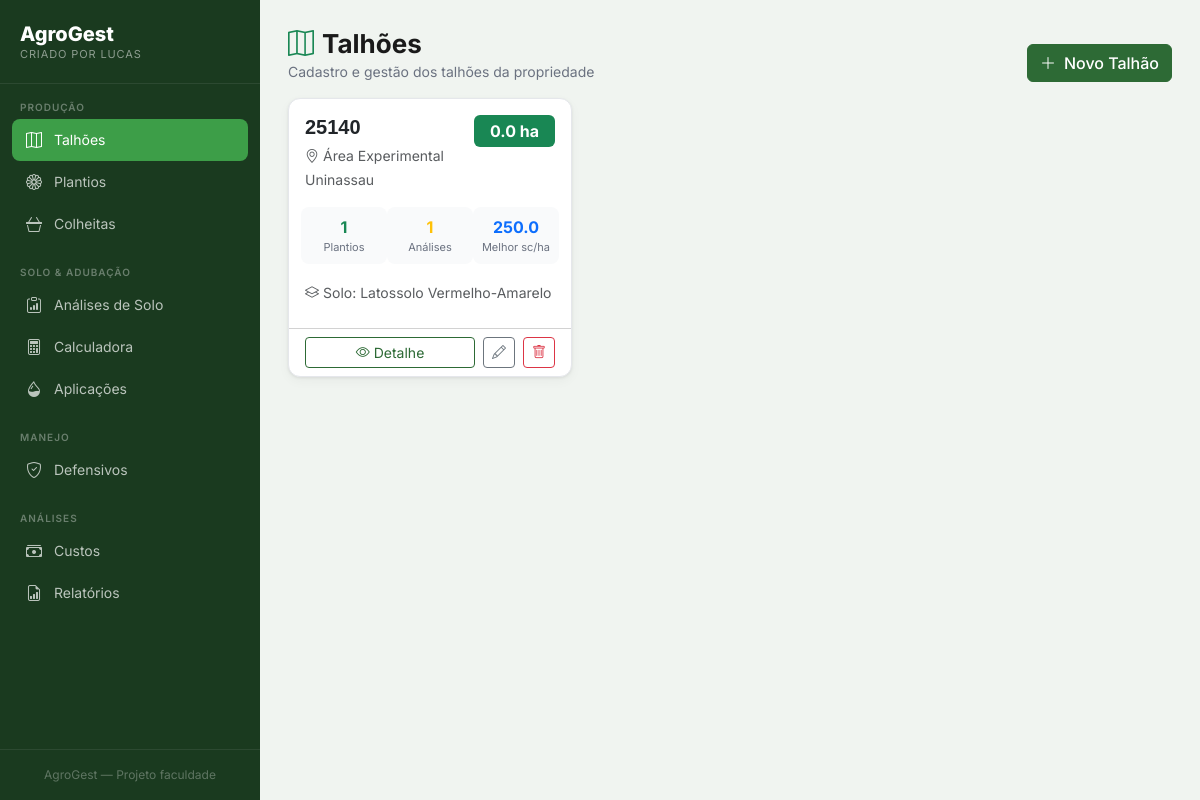
/talhoes/, run on the app's committed database.
### tables this page shows
CREATE TABLE talhoes (
    id INTEGER PRIMARY KEY AUTOINCREMENT,
    nome TEXT NOT NULL,
    area_ha REAL NOT NULL,
    localizacao TEXT,
    tipo_solo TEXT,
    observacoes TEXT,
    criado_em TIMESTAMP DEFAULT CURRENT_TIMESTAMP
);

### modules/talhoes.py (the view)
@talhoes_bp.route('/')
def index():
    db = get_db()
    talhoes = db.execute("""
        SELECT t.*,
               COUNT(DISTINCT p.id) as num_plantios,
               MAX(c.produtividade_scha) as melhor_produtividade,
               (SELECT COUNT(*) FROM analises_solo a WHERE a.talhao_id = t.id) as num_analises
        FROM talhoes t
        LEFT JOIN plantios p ON p.talhao_id = t.id
        LEFT JOIN colheitas c ON c.plantio_id = p.id
        GROUP BY t.id
        ORDER BY t.nome
    """).fetchall()
    return render_template('talhoes/index.html', talhoes=talhoes)

### database.py (called while the page is built)
def get_db(app=None):
    from flask import current_app
    if app:
        db = sqlite3.connect(app.config['DATABASE'], detect_types=sqlite3.PARSE_DECLTYPES)
        db.row_factory = sqlite3.Row
        return db
    if 'db' not in g:
        g.db = sqlite3.connect(
            current_app.config['DATABASE'],
            detect_types=sqlite3.PARSE_DECLTYPES
        )
        g.db.row_factory = sqlite3.Row
    return g.db

### templates/talhoes/index.html (shortened to what this page needs)
{% extends "base.html" %}
{% block content %}
<div class="page-header d-flex align-items-center justify-content-between">
    <div>
        <h1 class="page-title"><i class="bi bi-map me-2 text-success"></i>Talhões</h1>
        <p class="page-subtitle">Cadastro e gestão dos talhões da propriedade</p>
    </div>
    <a href="{{ url_for('talhoes.novo') }}" class="btn btn-primary">
        <i class="bi bi-plus-lg me-2"></i>Novo Talhão
    </a>
</div>
{% if talhoes %}
<div class="row g-3">
    {% for t in talhoes %}
    <div class="col-md-6 col-xl-4">
        <div class="card h-100">
            <div class="card-body">
                <div class="d-flex justify-content-between align-items-start mb-3">
                    <div>
                        <h5 class="fw-bold mb-1" style="font-family:'Syne',sans-serif">{{ t.nome }}</h5>
                        {% if t.localizacao %}
                        <small class="text-muted"><i class="bi bi-geo-alt me-1"></i>{{ t.localizacao }}</small>
                        {% endif %}
                    </div>
                    <span class="badge bg-success fs-6 px-3 py-2">{{ t.area_ha }} ha</span>
                </div>
                <div class="row g-2 mb-3">
                    <div class="col-4 text-center p-2" style="background:#f9fafb;border-radius:8px;">
                        <div class="fw-bold text-success">{{ t.num_plantios or 0 }}</div>
                        <div style="font-size:11px;color:#6b7280;">Plantios</div>
                    </div>
                    <div class="col-4 text-center p-2" style="background:#f9fafb;border-radius:8px;">
                        <div class="fw-bold text-warning">{{ t.num_analises or 0 }}</div>
                        <div style="font-size:11px;color:#6b7280;">Análises</div>
                    </div>
                    <div class="col-4 text-center p-2" style="background:#f9fafb;border-radius:8px;">
                        <div class="fw-bold text-primary">{{ "%.1f"|format(t.melhor_produtividade or 0) }}</div>
                        <div style="font-size:11px;color:#6b7280;">Melhor sc/ha</div>
                    </div>
                </div>
                {% if t.tipo_solo %}
                <div class="mb-2">
                    <small class="text-muted"><i class="bi bi-layers me-1"></i>Solo: {{ t.tipo_solo }}</small>
                </div>
                {% endif %}
            </div>
            <div class="card-footer bg-transparent d-flex gap-2">
                <a href="{{ url_for('talhoes.detalhe', id=t.id) }}" class="btn btn-sm btn-outline-primary flex-fill">
                    <i class="bi bi-eye me-1"></i>Detalhe
                </a>
                <a href="{{ url_for('talhoes.editar', id=t.id) }}" class="btn btn-sm btn-outline-secondary">
                    <i class="bi bi-pencil"></i>
                </a>
                <form method="POST" action="{{ url_for('talhoes.excluir', id=t.id) }}"
                      onsubmit="return confirm('Excluir talhão {{ t.nome }}?')">
                    <button class="btn btn-sm btn-outline-danger"><i class="bi bi-trash"></i></button>
                </form>
            </div>
        </div>
    </div>
    {% endfor %}
</div>
{% endif %}
{% endblock %}

### templates/base.html (style rules this page uses)
:root { --green-deep: #1a3a1f; --green-mid: #2d6a35; --green-bright: #3d9e48; --green-light: #6abf71; --gold: #e8b94a; --gold-light: #f5d87a; --cream: #faf7f0; --soil: #6b4423; --soil-light: #a0714f; --text-dark: #1a1a1a; --text-muted: #6b7280; --border: #e5e7eb; --shadow: 0 1px 3px rgba(0,0,0,.08), 0 4px 12px rgba(0,0,0,.04); --shadow-lg: 0 8px 24px rgba(0,0,0,.10); --radius: 12px; --bottom-nav-h: 64px; }
* { box-sizing: border-box; }
body { font-family: 'Inter', sans-serif; background: #f0f4f0; color: var(--text-dark); min-height: 100vh; }
.page-title { font-weight: 700; font-size: 26px; color: var(--text-dark); margin: 0; }
.page-subtitle { color: var(--text-muted); font-size: 14px; margin-top: 2px; }
.card { background: #fff; border: 1px solid var(--border); border-radius: var(--radius); box-shadow: var(--shadow); }
.btn-primary { background: var(--green-mid); border-color: var(--green-mid); font-weight: 500; }
.btn-outline-primary { color: var(--green-mid); border-color: var(--green-mid); }

### data on the page
talhoes: nome "25140", localizacao "Área Experimental Uninassau", area_ha "0.0", num_plantios "1", num_analises "1", melhor_produtividade "250.0", tipo_solo "Latossolo Vermelho-Amarelo"
